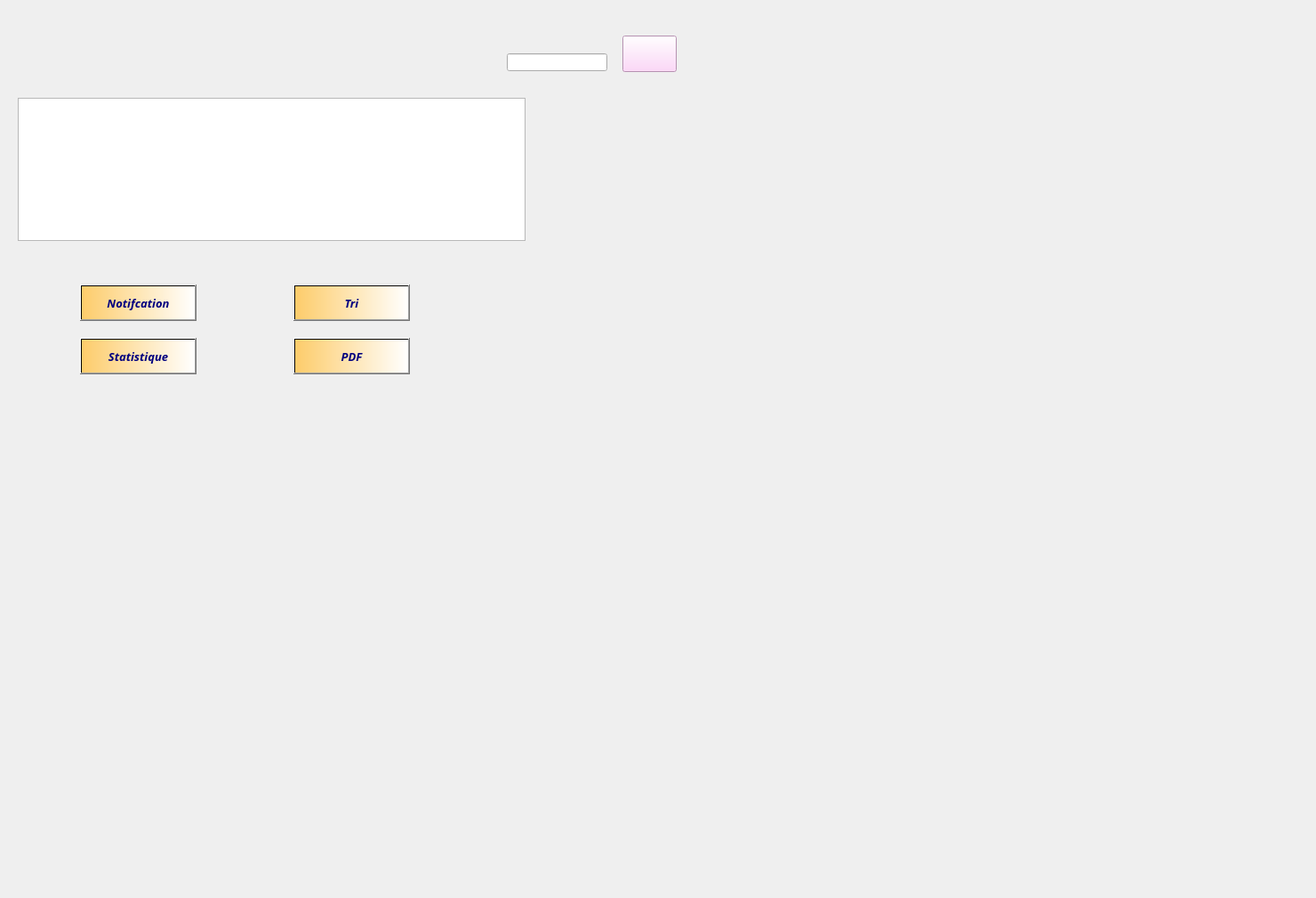
     <widget class="QWidget" name="tab_24">
      <attribute name="title">
       <string>Afficher</string>
      </attribute>
      <widget class="QLabel" name="label_29">
       <property name="geometry">
        <rect>
         <x>-310</x>
         <y>-100</y>
         <width>1471</width>
         <height>1001</height>
        </rect>
       </property>
       <property name="text">
        <string/>
       </property>
       <property name="pixmap">
        <pixmap>../../../../../../../../../../images_projets/muffins-5271450_1920.jpg</pixmap>
       </property>
      </widget>
      <widget class="QTableView" name="tableView_5">
       <property name="geometry">
        <rect>
         <x>20</x>
         <y>110</y>
         <width>571</width>
         <height>161</height>
        </rect>
       </property>
       <property name="styleSheet">
        <string notr="true">color: rgb(0, 0, 127);</string>
       </property>
       <attribute name="horizontalHeaderDefaultSectionSize">
        <number>140</number>
       </attribute>
      </widget>
      <widget class="QPushButton" name="pushButton_triCa_3">
       <property name="geometry">
        <rect>
         <x>330</x>
         <y>320</y>
         <width>131</width>
         <height>41</height>
        </rect>
       </property>
       <property name="font">
        <font>
         <family>Lucida Calligraphy</family>
         <pointsize>10</pointsize>
         <weight>75</weight>
         <italic>true</italic>
         <bold>true</bold>
         <underline>false</underline>
         <strikeout>false</strikeout>
        </font>
       </property>
       <property name="styleSheet">
        <string notr="true">background-color: qlineargradient(spread:pad, x1:0, y1:0, x2:1, y2:0, stop:0 rgba(253, 204, 106, 255), stop:1 rgba(255, 255, 255, 255));
color: rgb(0, 0, 127);
</string>
       </property>
       <property name="text">
        <string>Tri</string>
       </property>
       <property name="icon">
        <iconset>
         <normaloff>../../../../../../../../../../images_projets/tri_91.png</normaloff>../../../../../../../../../../images_projets/tri_91.png</iconset>
       </property>
       <property name="iconSize">
        <size>
         <width>30</width>
         <height>50</height>
        </size>
       </property>
       <property name="checkable">
        <bool>false</bool>
       </property>
       <property name="autoRepeatDelay">
        <number>303</number>
       </property>
      </widget>
      <widget class="QPushButton" name="pushButton_statCa_3">
       <property name="geometry">
        <rect>
         <x>90</x>
         <y>380</y>
         <width>131</width>
         <height>41</height>
        </rect>
       </property>
       <property name="font">
        <font>
         <family>Lucida Calligraphy</family>
         <pointsize>10</pointsize>
         <weight>75</weight>
         <italic>true</italic>
         <bold>true</bold>
         <underline>false</underline>
         <strikeout>false</strikeout>
        </font>
       </property>
       <property name="styleSheet">
        <string notr="true">background-color: qlineargradient(spread:pad, x1:0, y1:0, x2:1, y2:0, stop:0 rgba(253, 204, 106, 255), stop:1 rgba(255, 255, 255, 255));
color: rgb(0, 0, 127);
</string>
       </property>
       <property name="text">
        <string>Statistique</string>
       </property>
       <property name="icon">
        <iconset>
         <normaloff>../../../../../../../../../../images_projets/images (5).png</normaloff>../../../../../../../../../../images_projets/images (5).png</iconset>
       </property>
       <property name="iconSize">
        <size>
         <width>30</width>
         <height>50</height>
        </size>
       </property>
       <property name="checkable">
        <bool>false</bool>
       </property>
       <property name="autoRepeatDelay">
        <number>303</number>
       </property>
      </widget>
      <widget class="QPushButton" name="pushButton_rechCa_3">
       <property name="geometry">
        <rect>
         <x>700</x>
         <y>40</y>
         <width>61</width>
         <height>41</height>
        </rect>
       </property>
       <property name="font">
        <font>
         <family>Lucida Calligraphy</family>
         <pointsize>10</pointsize>
         <weight>75</weight>
         <italic>true</italic>
         <bold>true</bold>
         <underline>false</underline>
         <strikeout>false</strikeout>
        </font>
       </property>
       <property name="styleSheet">
        <string notr="true">background-color: rgb(255, 203, 248);</string>
       </property>
       <property name="text">
        <string/>
       </property>
       <property name="icon">
        <iconset>
         <normaloff>../../../../../../../../../../images_projets/cherc2.png</normaloff>../../../../../../../../../../images_projets/cherc2.png</iconset>
       </property>
       <property name="iconSize">
        <size>
         <width>30</width>
         <height>30</height>
        </size>
       </property>
       <property name="checkable">
        <bool>false</bool>
       </property>
       <property name="autoRepeatDelay">
        <number>303</number>
       </property>
      </widget>
      <widget class="QLineEdit" name="lineEdit_10">
       <property name="geometry">
        <rect>
         <x>570</x>
         <y>60</y>
         <width>113</width>
         <height>20</height>
        </rect>
       </property>
       <property name="styleSheet">
        <string notr="true">color: rgb(0, 0, 127);</string>
       </property>
      </widget>
      <widget class="QPushButton" name="pushButton_notif_2">
       <property name="geometry">
        <rect>
         <x>90</x>
         <y>320</y>
         <width>131</width>
         <height>41</height>
        </rect>
       </property>
       <property name="font">
        <font>
         <family>Lucida Calligraphy</family>
         <pointsize>10</pointsize>
         <weight>75</weight>
         <italic>true</italic>
         <bold>true</bold>
         <underline>false</underline>
         <strikeout>false</strikeout>
        </font>
       </property>
       <property name="styleSheet">
        <string notr="true">background-color: qlineargradient(spread:pad, x1:0, y1:0, x2:1, y2:0, stop:0 rgba(253, 204, 106, 255), stop:1 rgba(255, 255, 255, 255));
color: rgb(0, 0, 127);
</string>
       </property>
       <property name="text">
        <string>Notifcation</string>
       </property>
       <property name="icon">
        <iconset>
         <normaloff>../../../../../../../../../../images_projets/notification.png</normaloff>../../../../../../../../../../images_projets/notification.png</iconset>
       </property>
       <property name="iconSize">
        <size>
         <width>30</width>
         <height>50</height>
        </size>
       </property>
       <property name="checkable">
        <bool>false</bool>
       </property>
       <property name="autoRepeatDelay">
        <number>303</number>
       </property>
      </widget>
      <widget class="QPushButton" name="pushButton_pdf_cadeau">
       <property name="geometry">
        <rect>
         <x>330</x>
         <y>380</y>
         <width>131</width>
         <height>41</height>
        </rect>
       </property>
       <property name="font">
        <font>
         <family>Lucida Calligraphy</family>
         <pointsize>10</pointsize>
         <weight>75</weight>
         <italic>true</italic>
         <bold>true</bold>
         <underline>false</underline>
         <strikeout>false</strikeout>
        </font>
       </property>
       <property name="styleSheet">
        <string notr="true">background-color: qlineargradient(spread:pad, x1:0, y1:0, x2:1, y2:0, stop:0 rgba(253, 204, 106, 255), stop:1 rgba(255, 255, 255, 255));
color: rgb(0, 0, 127);
</string>
       </property>
       <property name="text">
        <string>PDF</string>
       </property>
       <property name="icon">
        <iconset>
         <normaloff>../../../../../../../../../../images_projets/pdf_icone.png</normaloff>../../../../../../../../../../images_projets/pdf_icone.png</iconset>
       </property>
       <property name="iconSize">
        <size>
         <width>30</width>
         <height>50</height>
        </size>
       </property>
       <property name="checkable">
        <bool>false</bool>
       </property>
       <property name="autoRepeatDelay">
        <number>303</number>
       </property>
      </widget>
     </widget>
